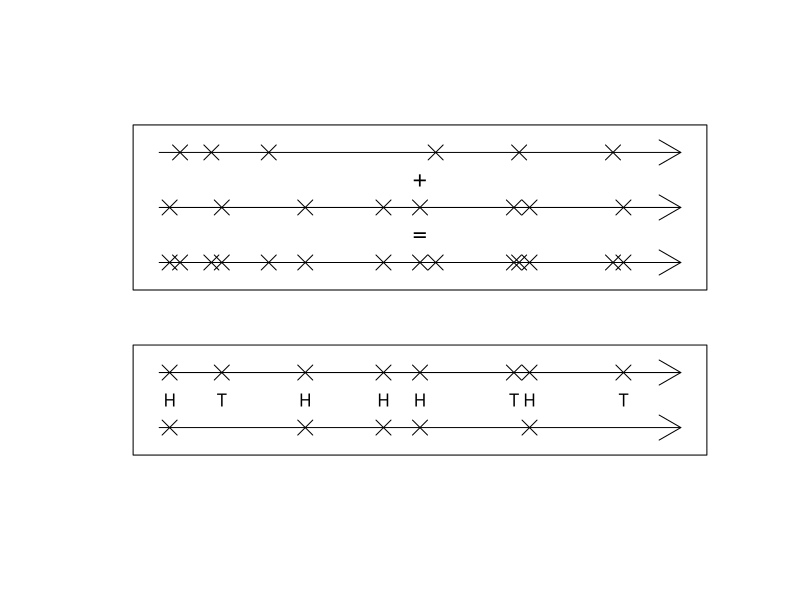

This figure's R source:
plot(c(-1,11), c(-4,3), type="n", xlab="", ylab="", xaxt="n", yaxt="n", bty="n")

arrows(0,2,10,2)
arrows(0,1,10,1)
arrows(0,0,10,0)
points(c(.2, 1.2, 2.8, 4.3, 5, 6.8, 7.1, 8.9), rep(1, 8), pch=4, cex=2)
points(c(.4, 1, 2.1, 5.3, 6.9, 8.7), rep(2, 6), pch=4, cex=2)
points(c(.4, 1, 2.1, 5.3, 6.9, 8.7, .2, 1.2, 2.8, 4.3, 5, 6.8, 7.1, 8.9),
  rep(0, 14), pch=4, cex=2)
text(5, 1.5, "+", cex=1.5)
text(5, .5, "=", cex=1.5)
lines(c(-.5, 10.5, 10.5, -.5, -.5), c(-.5, -.5, 2.5, 2.5, -.5))

arrows(0,-2,10,-2)
arrows(0,-3,10,-3)
points(c(.2, 1.2, 2.8, 4.3, 5, 6.8, 7.1, 8.9), rep(-2, 8), pch=4, cex=2)
points(c(.2, 2.8, 4.3, 5, 7.1), rep(-3, 5), pch=4, cex=2)
text(c(.2, 2.8, 4.3, 5, 7.1), -2.5, "H", cex=1)
text(c(1.2, 6.8, 8.9), -2.5, "T", cex=1)
lines(c(-.5, 10.5, 10.5, -.5, -.5), c(-1.5, -1.5, -3.5, -3.5, -1.5))
